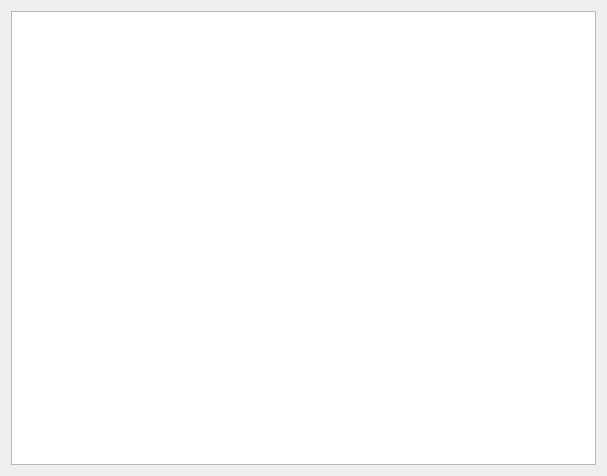
<?xml version="1.0" encoding="UTF-8"?>
<ui version="4.0">
 <class>TreeviewWidgetSelectProve</class>
 <widget class="QWidget" name="_widget_top">
  <property name="geometry">
   <rect>
    <x>1000</x>
    <y>0</y>
    <width>607</width>
    <height>476</height>
   </rect>
  </property>
  <property name="minimumSize">
   <size>
    <width>300</width>
    <height>30</height>
   </size>
  </property>
  <property name="windowTitle">
   <string>QModelIndex yourself</string>
  </property>
  <layout class="QVBoxLayout" name="verticalLayout">
   <item>
    <widget class="QTreeView" name="treeview">
     <property name="alternatingRowColors">
      <bool>true</bool>
     </property>
     <property name="selectionMode">
      <enum>QAbstractItemView::MultiSelection</enum>
     </property>
    </widget>
   </item>
  </layout>
 </widget>
 <resources/>
 <connections/>
</ui>
